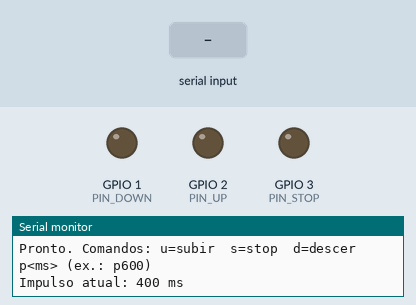
Bench run of a sketch on a simulated ESP32-C6. Shown: output pins drawn as LEDs (lit = HIGH), the last lines printed to the serial monitor. The test bench sets the inputs (shaded band).

Above: at 1.5 s.
1.6 s: "u\n" received over Serial
At 1.8 s:
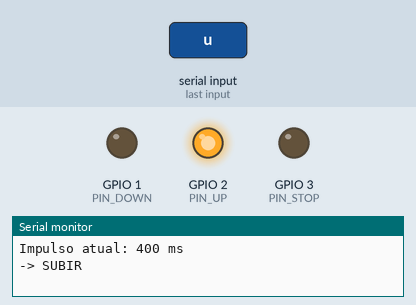
3.5 s: "s\n" received over Serial
At 3.7 s:
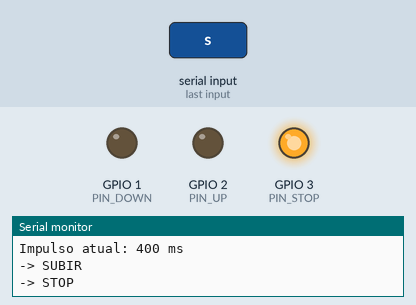
5.4 s: "d\n" received over Serial
At 5.6 s:
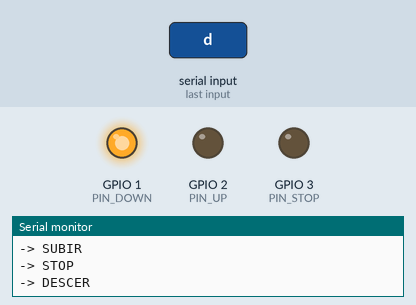
Timing chart, 0 to 8.4 s (numbered marks = the images above; inputs shaded):
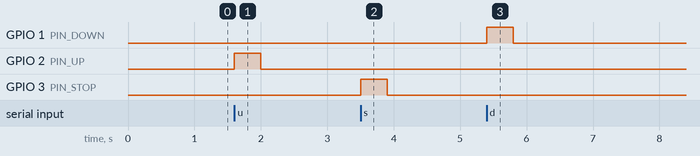

The sketch:

comando_optoacoplador.ino
```cpp
/*
  comando_optoacoplador.ino — controlar o comando Gaviota Elite por opto-acopladores.
  O ESP32-C6 "carrega" nos botoes SUBIR / STOP / DESCER atraves de 3x PC817.
  O comando gera os codigos cifrados / rolling code sozinho; nos so simulamos o dedo.

  Hardware: ESP32-C6 + 3x PC817 + 3x resistencia 330R.
  O comando continua alimentado pela SUA pilha (CR2032, 3V) -> fica isolado do ESP32.

  Ligacao POR CADA canal (um por botao):
     GPIO ---[330R]---> PC817 pino 1 (anodo do LED)
     PC817 pino 2 (catodo do LED) ---> GND do ESP32
     PC817 pino 4 (coletor) ---> contacto do botao a potencial MAIS ALTO
     PC817 pino 3 (emissor) ---> o OUTRO contacto do botao
  (o transistor do opto fica em paralelo com o botao; ativar o GPIO = carregar no botao)
  Se um botao nao reagir, troca os pinos 3<->4 (polaridade do transistor).

  Monitor serie: 115200 baud, fim de linha Newline.
  Comandos:  u = subir   s = stop   d = descer   p<ms> = duracao do impulso (ex.: p600)
*/

// --- escolhe 3 GPIOs livres do ESP32-C6 (evita 4,5,8,9,12,13,15) ---
#define PIN_UP    2
#define PIN_STOP  3
#define PIN_DOWN  1   // GP1 (o GP6 do ESP32-C6-Zero so existe como pad na parte de tras)

int pulseMs = 400;   // duracao de cada "carregar" em ms. Ajusta com 'p<ms>'.

void press(int pin){
  digitalWrite(pin, HIGH);   // LED do opto ON -> transistor conduz -> botao "carregado"
  delay(pulseMs);
  digitalWrite(pin, LOW);    // solta o botao
}

void subir(){  Serial.println("-> SUBIR");  press(PIN_UP);   }
void parar(){  Serial.println("-> STOP");   press(PIN_STOP); }
void descer(){ Serial.println("-> DESCER"); press(PIN_DOWN); }

void setup(){
  Serial.begin(115200); delay(300);
  // arrancam todos em LOW (botao solto) ANTES de qualquer coisa
  pinMode(PIN_UP, OUTPUT);   digitalWrite(PIN_UP, LOW);
  pinMode(PIN_STOP, OUTPUT); digitalWrite(PIN_STOP, LOW);
  pinMode(PIN_DOWN, OUTPUT); digitalWrite(PIN_DOWN, LOW);
  Serial.println("Pronto. Comandos: u=subir  s=stop  d=descer  p<ms> (ex.: p600)");
  Serial.printf("Impulso atual: %d ms\n", pulseMs);
}

String line;
void loop(){
  while(Serial.available()){
    char c = Serial.read();
    if(c=='\n' || c=='\r'){
      line.trim();
      if(line.length()){
        if(line=="u")      subir();
        else if(line=="s") parar();
        else if(line=="d") descer();
        else if(line.startsWith("p")){ pulseMs = line.substring(1).toInt(); Serial.printf("pulso = %d ms\n", pulseMs); }
        else Serial.println("Comandos: u / s / d / p<ms>");
      }
      line = "";
    } else if(line.length() < 20) line += c;
  }
}
```

Measured:
- after the input at 1.6 s, GPIO 2 (PIN_UP): LOW → HIGH at once, → LOW 0.40 s later
- after the input at 3.5 s, GPIO 3 (PIN_STOP): LOW → HIGH at once, → LOW 0.40 s later
- after the input at 5.4 s, GPIO 1 (PIN_DOWN): LOW → HIGH at once, → LOW 0.40 s later
